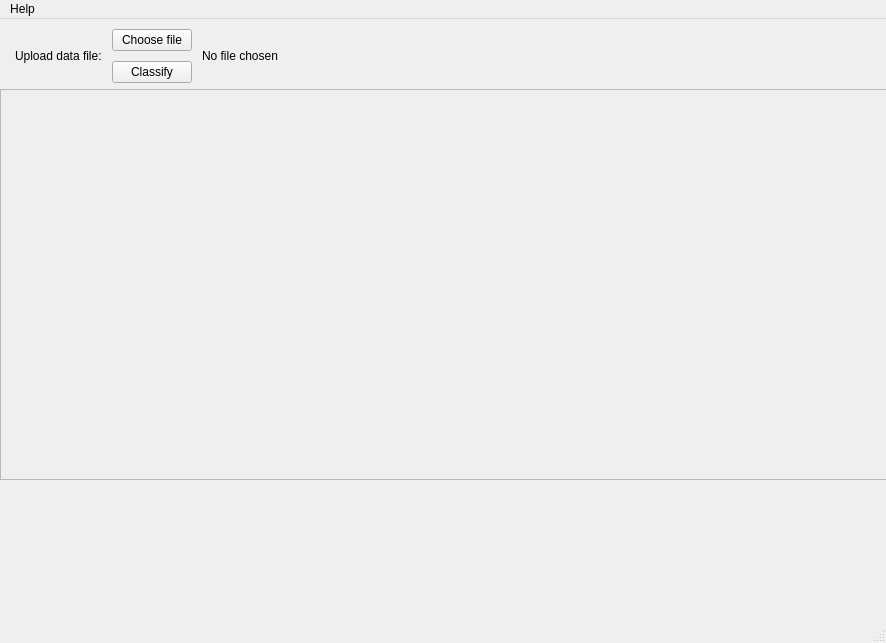
<?xml version="1.0" encoding="UTF-8"?>
<ui version="4.0">
 <class>MainWindow</class>
 <widget class="QMainWindow" name="MainWindow">
  <property name="geometry">
   <rect>
    <x>0</x>
    <y>0</y>
    <width>886</width>
    <height>643</height>
   </rect>
  </property>
  <property name="sizePolicy">
   <sizepolicy hsizetype="MinimumExpanding" vsizetype="MinimumExpanding">
    <horstretch>0</horstretch>
    <verstretch>0</verstretch>
   </sizepolicy>
  </property>
  <property name="windowTitle">
   <string>Heart Atthythmia Classification Using Neural Network</string>
  </property>
  <widget class="QWidget" name="centralwidget">
   <widget class="QWidget" name="verticalLayoutWidget_2">
    <property name="geometry">
     <rect>
      <x>0</x>
      <y>10</y>
      <width>891</width>
      <height>451</height>
     </rect>
    </property>
    <layout class="QVBoxLayout" name="verticalLayout">
     <item>
      <layout class="QHBoxLayout" name="predObjectsHLayout">
       <property name="spacing">
        <number>10</number>
       </property>
       <property name="leftMargin">
        <number>15</number>
       </property>
       <property name="topMargin">
        <number>0</number>
       </property>
       <property name="rightMargin">
        <number>15</number>
       </property>
       <item>
        <widget class="QLabel" name="filUploadLabel">
         <property name="sizePolicy">
          <sizepolicy hsizetype="Minimum" vsizetype="Fixed">
           <horstretch>0</horstretch>
           <verstretch>0</verstretch>
          </sizepolicy>
         </property>
         <property name="text">
          <string>Upload data file:</string>
         </property>
         <property name="alignment">
          <set>Qt::AlignLeading|Qt::AlignLeft|Qt::AlignTop</set>
         </property>
        </widget>
       </item>
       <item>
        <layout class="QVBoxLayout" name="predButtonsVLayout">
         <item>
          <widget class="QPushButton" name="fileChooseButton">
           <property name="sizePolicy">
            <sizepolicy hsizetype="Minimum" vsizetype="Fixed">
             <horstretch>0</horstretch>
             <verstretch>0</verstretch>
            </sizepolicy>
           </property>
           <property name="text">
            <string>Choose file</string>
           </property>
          </widget>
         </item>
         <item>
          <widget class="QPushButton" name="fileUploadButton">
           <property name="sizePolicy">
            <sizepolicy hsizetype="Minimum" vsizetype="Fixed">
             <horstretch>0</horstretch>
             <verstretch>0</verstretch>
            </sizepolicy>
           </property>
           <property name="text">
            <string>Classify</string>
           </property>
          </widget>
         </item>
        </layout>
       </item>
       <item>
        <widget class="QLabel" name="chosenFileName">
         <property name="sizePolicy">
          <sizepolicy hsizetype="MinimumExpanding" vsizetype="Fixed">
           <horstretch>0</horstretch>
           <verstretch>0</verstretch>
          </sizepolicy>
         </property>
         <property name="focusPolicy">
          <enum>Qt::NoFocus</enum>
         </property>
         <property name="text">
          <string>No file chosen</string>
         </property>
         <property name="alignment">
          <set>Qt::AlignLeading|Qt::AlignLeft|Qt::AlignTop</set>
         </property>
        </widget>
       </item>
      </layout>
     </item>
     <item>
      <widget class="QScrollArea" name="scrollArea">
       <property name="sizePolicy">
        <sizepolicy hsizetype="MinimumExpanding" vsizetype="MinimumExpanding">
         <horstretch>0</horstretch>
         <verstretch>0</verstretch>
        </sizepolicy>
       </property>
       <property name="widgetResizable">
        <bool>true</bool>
       </property>
       <widget class="QWidget" name="scrollAreaWidgetContents_3">
        <property name="geometry">
         <rect>
          <x>0</x>
          <y>0</y>
          <width>887</width>
          <height>357</height>
         </rect>
        </property>
       </widget>
      </widget>
     </item>
    </layout>
   </widget>
  </widget>
  <widget class="QStatusBar" name="statusbar"/>
  <widget class="QMenuBar" name="menubar">
   <property name="geometry">
    <rect>
     <x>0</x>
     <y>0</y>
     <width>886</width>
     <height>31</height>
    </rect>
   </property>
   <widget class="QMenu" name="menuHelp">
    <property name="title">
     <string>Help</string>
    </property>
   </widget>
   <addaction name="menuHelp"/>
  </widget>
 </widget>
 <resources/>
 <connections/>
</ui>
